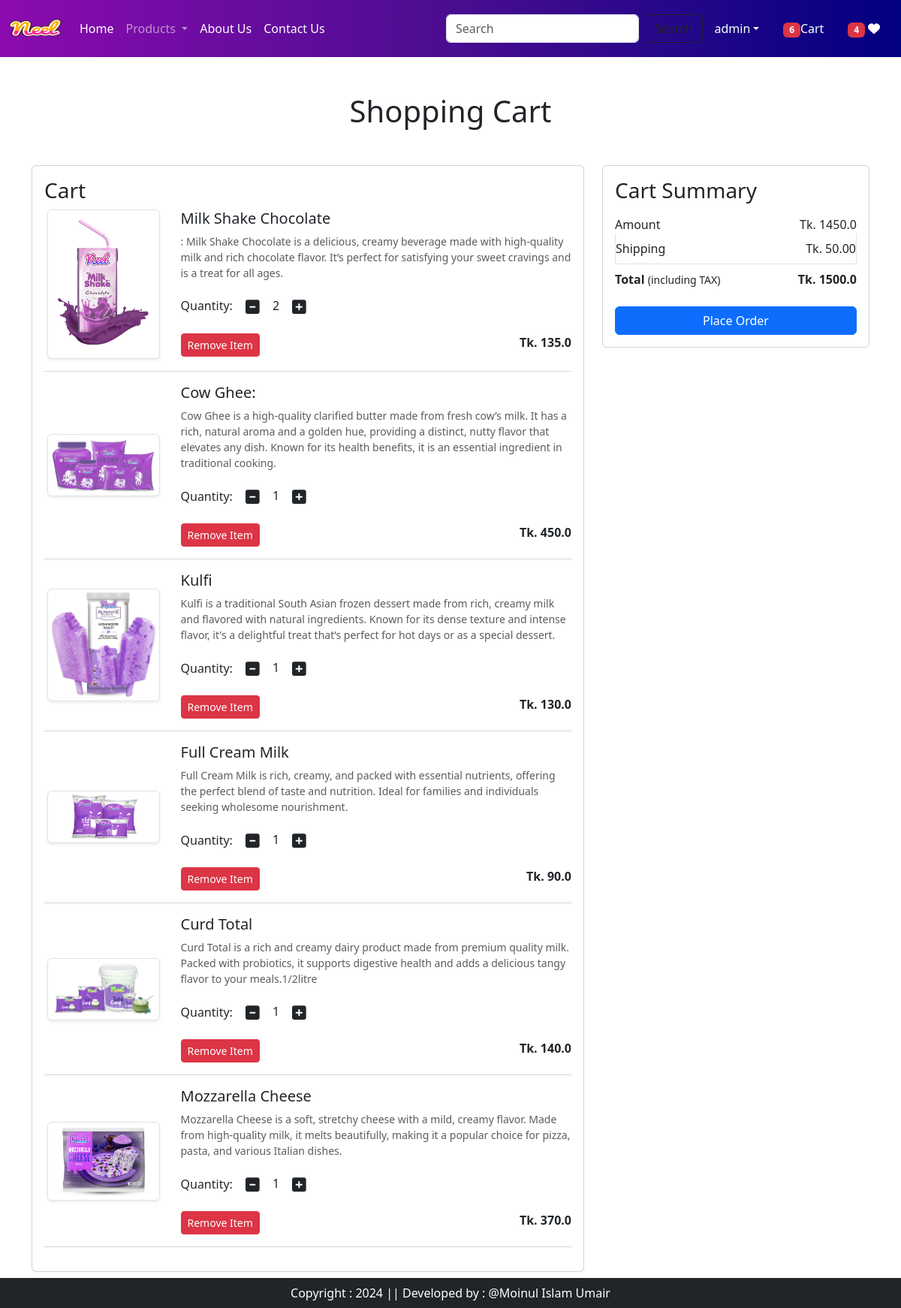
The app's page /cart/ (signed in) with its own data.
### app/models.py (models this page shows, shortened)
class Cart(models.Model):
    user = models.ForeignKey(User, on_delete=models.CASCADE)
    product = models.ForeignKey(Product, on_delete=models.CASCADE)
    quantity = models.PositiveIntegerField(default=1)

class Product(models.Model):
    title = models.CharField(max_length=100)
    selling_price = models.FloatField()
    discount_price = models.FloatField()
    description = models.TextField()
    composition = models.TextField(default='')
    prodapp = models.TextField(default='')
    category = models.CharField(choices=CATEGORY_CHOICES,max_length=2)
    product_image = models.ImageField(upload_to='product')

### app/views.py (the view)
# urls.py: path('cart/',views.show_cart,name='showcart'),
@login_required
def show_cart(request):
    totalitem = 0
    wishitem = 0
    if request.user.is_authenticated:
        totalitem = len(Cart.objects.filter(user=request.user))
        wishitem = len(Wishlist.objects.filter(user=request.user))
    user = request.user
    cart = Cart.objects.filter(user=user)
    amount = 0
    for p in cart:
        value = p.quantity * p.product.discount_price
        amount = amount + value
        totalamount = amount + 50
    return render(request, 'app/addtocart.html', locals())

### app/templates/app/addtocart.html (shortened to what this page needs)
{% extends 'app/base.html' %}
{% load static %}
{% block main-content %}
<div class="container my-5">
  <div class="row">
    {% if cart %}
      <h1 class="text-center mb-5">Shopping Cart</h1>
      <div class="col-sm-8">
        <div class="card">
          <div class="card-body">
            <h3>Cart</h3>
            {% for item in cart %}
              <div class="row">
                <div class="col-sm-3 text-center align-self-center"><img src="{{ item.product.product_image.url }}" alt="{{ item.product.title }}"
                       class="img-fluid img-thumbnail shadow-sm" height="150" width="150"></div>
                <div class="col-sm-9">
                  <div>
                    <h5>{{ item.product.title }}</h5>
                    <p class="mb-2 text-muted small">{{ item.product.description }}</p>
                    <div class="my-3">
                      <label for='quantity'>Quantity:</label>
                      <a class="minus-cart btn" pid="{{ item.product.id }}"><i class="fas fa-minus-square fa-lg"></i></a>
                      <span id="quantity">{{ item.quantity }}</span>
                      <a class="plus-cart btn" pid="{{ item.product.id }}"><i class="fas fa-plus-square fa-lg"></i></a>
                    </div>
                    <div class="d-flex justify-content-between">
                      <a href="#" class="remove-cart btn btn-sm btn-danger mr-3" pid="{{ item.product.id }}">Remove Item</a>
                      <p class="mb-0"><span><strong>Tk. {{ item.product.discount_price}}</strong></span></p>
                    </div>
                  </div>
                </div>
              </div>
              <hr class="text-muted">
            {% endfor %}
          </div>
        </div>
      </div>
      <div class="col-sm-4">
        <div class="card">
          <div class="card-body">
            <h3>Cart Summary</h3>
            <ul class="list-group">
              <li class="list-group-item d-flex justify-content-between align-items-center border-0 px-0 pb-0">
                Amount
                <span id="amount">Tk. {{amount}}</span>
              </li>
              <li class="list-group-item d-flex justify-content-between align-items-center px-0">
                Shipping
                <span>Tk. 50.00</span>
              </li>
              <li class="list-group-item d-flex justify-content-between align-items-center border-0 px-0 mb-3">
                <div>
                  <strong>Total</strong> <small>(including TAX)</small>
                </div>
                <span id="totalamount">
                  <strong>
                    Tk. {{totalamount}}
                  </strong>
                </span>
              </li>
            </ul>
            <div class="d-grid">
              <a href="{% url 'checkout' %}" class="btn btn-primary">Place Order</a>
            </div>
          </div>
        </div>
      </div>
    {% else %}
      <h1 class="text-center mb-5">Cart is Empty</h1>
    {% endif %}
  </div>
</div>
{% endblock main-content %}

### app/templates/app/base.html (shortened to what this page needs)
<!DOCTYPE html>
{% load static %}
<html lang="en">
<head>
    <link href="https://cdn.jsdelivr.net/npm/bootstrap@5.3.3/dist/css/bootstrap.min.css" rel="stylesheet">
    <link rel="stylesheet" href={% static "app/css/owl.carousel.min.css" %}>
    <link rel="stylesheet" href={% static "app/css/all.min.css" %}>
    <link rel="stylesheet" href={% static "app/css/style.css" %}>
</head>
<body>
  <nav class="navbar navbar-expand-lg navbar-dark navbar-custom">
        <div class="container-fluid">
          <a class="navbar-brand" href="#">
            <img src="{% static "app/images/Neel.png" %}" width="70" height="50" alt="">
          </a>
          <div class="collapse navbar-collapse" id="navbarSupportedContent">
            <ul class="navbar-nav me-auto mb-2 mb-lg-0">
              <li class="nav-item">
                <a class="nav-link active" aria-current="page" href="/">Home</a>
              </li>
              <li class="nav-item dropdown">
                <a class="nav-link dropdown-toggle" href="#" role="button" data-bs-toggle="dropdown" aria-expanded="false">
                  Products
                 </a>
              </li>
              <li class="nav-item">
                <a class="nav-link text-white" href="{% url "about" %}">About Us</a>
              </li>
              <li class="nav-item">
                <a class="nav-link text-white" href="{% url "contact" %}">Contact Us</a>
              </li>
              {% if request.user.is_authenticated %}
            </ul>
            <form class="d-flex" role="search" action='/search'>
              <input class="form-control me-2" type="search" placeholder="Search" name = "search" aria-label="Search">
              <button class="btn btn-outline-dark" type="submit">Search</button>
            </form>
          </div>
          <ul class="navbar-nav me-auto mb-2 mb-lg-0">
            <li class="nav-item dropdown mx-2">
              <a class="nav-link dropdown-toggle text-white" href="#" id="profileDropdown" role="button" data-bs-toggle="dropdown" aria-expanded="false">{{request.user}}</a>
            </li>
            <li class="nav-item mx-2">
                <a href="{% url "showcart" %}" class="nav-link text-white"><span class="badge bg-danger">{% if totalitem > 0 %}{{ totalitem }}{% endif %}</span>Cart</a>
            </li>
            <li class="nav-item mx-2"><a href="{% url "showwishlist" %}" class="nav-link text-white"><span class="badge bg-danger">{% if wishitem > 0 %} {{ wishitem }} {% endif %}</span>
                <i class="fa fa-heart"></i>
            </a>
            </li>
            {% endif %}
          </ul>
        </div>
      </nav>
    {% block main-content %} {% endblock main-content %}
    <footer class="container-fluid fixed-bottom bg-dark text-white text-center p-2 mt-5">
        Copyright : 2024 || Developed by : @Moinul Islam Umair
    </footer>
</body>
</html>

### app/templates/app/base.html (style rules this page uses)
.navbar-custom { background: linear-gradient(90deg, #8B0BAF, #4A0D91, #000080); }

### records on screen
Cart: product.product_image (picture), product "Milk Shake Chocolate", product.description ": Milk Shake Chocolate is a delicious, creamy beverage made with high-quality milk and rich chocolate flavor. It’s perfect for satisfying your sweet cravings and is a treat for all ages.", quantity "2", product.discount_price "135.0"
Cart: product.product_image (picture), product "Cow Ghee:", product.description "Cow Ghee is a high-quality clarified butter made from fresh cow’s milk. It has a rich, natural aroma and a golden hue, providing a distinct, nutty flavor that elevates any dish. Known for its health benefits, it is an essential ingredient in traditional cooking.", quantity "1", product.discount_price "450.0"
Cart: product.product_image (picture), product "Kulfi", product.description "Kulfi is a traditional South Asian frozen dessert made from rich, creamy milk and flavored with natural ingredients. Known for its dense texture and intense flavor, it's a delightful treat that’s perfect for hot days or as a special dessert.", quantity "1", product.discount_price "130.0"
Cart: product.product_image (picture), product "Full Cream Milk", product.description "Full Cream Milk is rich, creamy, and packed with essential nutrients, offering the perfect blend of taste and nutrition. Ideal for families and individuals seeking wholesome nourishment.", quantity "1", product.discount_price "90.0"
Cart: product.product_image (picture), product "Curd Total", product.description "Curd Total is a rich and creamy dairy product made from premium quality milk. Packed with probiotics, it supports digestive health and adds a delicious tangy flavor to your meals.1/2litre", quantity "1", product.discount_price "140.0"
Cart: product.product_image (picture), product "Mozzarella Cheese", product.description "Mozzarella Cheese is a soft, stretchy cheese with a mild, creamy flavor. Made from high-quality milk, it melts beautifully, making it a popular choice for pizza, pasta, and various Italian dishes.", quantity "1", product.discount_price "370.0"

### other values on screen
{{ request.user }} "admin"
{{ totalitem }} "6"
{{ wishitem }} "4"
{{ amount }} "1450.0"
{{ totalamount }} "1500.0"
